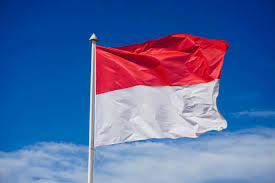
#> input picture indonesia 2.jpeg, 275 x 183 px, given in place of the camera
$ python 'assignment 2 task1.py'   (older library calls are emulated)
#> lines starting #> are read from the running program, lines starting #| are printed output that depends on the picture; after the words box and inside, x2 and y2 are one past the last pixel; in counts of white or black regions, pixels touching at a corner belong together
import cv2
import matplotlib.pyplot as plt
import numpy as np


# CAPTURING THE IMAGE

capture = cv2.VideoCapture(0)

ret, pic = capture.read() # frame will be a numpy array reperesenting pixel values
#> pic is the input picture: shape (183, 275, 3); mean B, G, R 161.7, 107.6, 84.8
if ret :
    cv2.imshow('Captured Image', pic) # func to show the captured image
    cv2.imwrite('captured_image.jpg', pic) # function to save the captured image
    print("Image captured and saved as captured_image.jpg")

    cv2.waitKey(0) # destroy the window after user presses any key
    cv2.destroyAllWindows()

capture.release() # frees up all windows that were used


# CONVERT THE IMAGE TO HSV COLOUR SPACE

hsv_image = cv2.cvtColor(pic, cv2.COLOR_BGR2HSV)
#> hsv_image: shape (183, 275, 3); mean H, S, V 115.5, 174.5, 178.8
hue, saturation, value = cv2.split(hsv_image)
fig, axs = plt.subplots(1, 3, figsize = (15, 5))
axs[0].imshow(hue, cmap = 'hsv')
axs[1].imshow(saturation, cmap = 'grey')
axs[2].imshow(value, cmap = 'grey')
axs[0].set_title('Hue')
axs[1].set_title('Saturation')
axs[2].set_title('Value')
axs[0].axis('off')
axs[1].axis('off')
axs[2].axis('off')
plt.show()


# CONVERT TO GRAYSCALE ->> HISTROGRAM EQUALISATION

gray_image = cv2.cvtColor(pic, cv2.COLOR_BGR2GRAY)
equalized_image = cv2.equalizeHist(gray_image)
pic_rgb = cv2.cvtColor(pic, cv2.COLOR_BGR2RGB)

fig, axs = plt.subplots(1, 2, figsize = (10, 5))
axs[0].imshow(equalized_image, cmap = 'gray')
axs[1].imshow(pic_rgb)
axs[0].set_title('Equalized Image')
axs[1].set_title('Original Image')
axs[0].axis('off')
axs[1].axis('off')
plt.show()


# BINARY INVERSION THRESHOLDING

ret, binary_image = cv2.threshold(gray_image, 127, 255, cv2.THRESH_BINARY)
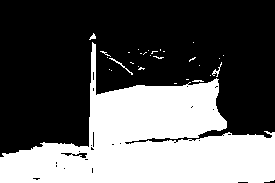
#> binary_image: shape (183, 275); 36.8% white; 30 white regions (26 under 20 px), largest, box (x1, y1, x2, y2) and area: (0, 42, 275, 183) 18272, (109, 58, 133, 75) 46, (212, 62, 222, 77) 39, (89, 33, 96, 40) 25
fig, axs = plt.subplots(1, 2, figsize = (10, 5))
axs[0].imshow(binary_image, cmap ='gray')
axs[1].imshow(pic_rgb)
axs[0].set_title('Binary Inversion Thresholding')
axs[1].set_title('Original Image')
axs[0].axis('off')
axs[1].axis('off')
plt.show()


# REDUCING THE IMAGE TO 4 GRAY INTENSITY LEVELS

posterized_image = (gray_image // 64) * 85 # pixel intensity : [0, 255]
fig, axs = plt.subplots(1, 2, figsize = (10, 5))
axs[0].imshow(posterized_image, cmap ='gray')
axs[1].imshow(pic_rgb)
axs[0].set_title('Posterized Image')
axs[1].set_title('Original Image')
axs[0].axis('off')
axs[1].axis('off')
plt.show()


# LAPLACIAN FUNC AND SCHARR FUNC

laplacian = cv2.Laplacian(pic_rgb, ddepth=cv2.CV_64F)
laplacian = cv2.convertScaleAbs(laplacian)

scharr_x = cv2.Scharr(pic_rgb, ddepth=cv2.CV_64F, dx=1, dy=0)
scharr_x = cv2.convertScaleAbs(scharr_x)
scharr_y = cv2.Scharr(pic_rgb, ddepth=cv2.CV_64F, dx=0, dy=1)
scharr_y = cv2.convertScaleAbs(scharr_y)
scharr_combined = cv2.addWeighted(scharr_x, 0.5, scharr_y, 0.5, 0)
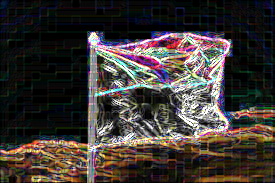
#> scharr_combined: shape (183, 275, 3); mean R, G, B 62.7, 56.7, 53.4

fig, axs = plt.subplots(1, 2, figsize = (10, 5))
axs[0].imshow(laplacian)
axs[1].imshow(scharr_combined)
axs[0].set_title('laplacian filter')
axs[1].set_title('scarr filter')
axs[0].axis('off')
axs[1].axis('off')
plt.show()

# REDUCING NOISE

noisy_image = pic_rgb.copy()
noisy_image_rgb = cv2.cvtColor(noisy_image, cv2.COLOR_BGR2RGB)
prob = 0.01 # Add salt-and-pepper noise
thresh = 1 - prob
for i in range(pic_rgb.shape[0]):
    for j in range(pic_rgb.shape[1]):
        rand = np.random.rand()
        if rand < prob:
            noisy_image_rgb[i][j] = 0
        elif rand > thresh:
            noisy_image_rgb[i][j] = 255
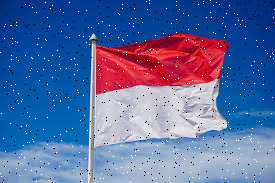
#> noisy_image_rgb: shape (183, 275, 3); 2.01% of pixels changed, all inside (x1, y1, x2, y2) = (0, 0, 275, 183)

denoised_image = cv2.medianBlur(pic, 3) # Apply median filter
denoised_image_rgb = cv2.cvtColor(denoised_image, cv2.COLOR_BGR2RGB)

fig, axs = plt.subplots(1, 3, figsize = (15, 5))
axs[0].imshow(pic_rgb)
axs[1].imshow(noisy_image_rgb, cmap = 'grey')
axs[2].imshow(denoised_image_rgb, cmap = 'grey')
axs[0].set_title('Original')
axs[1].set_title('Noisy Image')
axs[2].set_title('Denoised image')
axs[0].axis('off')
axs[1].axis('off')
axs[2].axis('off')
plt.show()
#> figure, not shown here; B, G, R data is drawn as R, G, B


# UNSHARP MASKING FOR SHARPENING

blurred = cv2.GaussianBlur(pic_rgb, (5, 5), 1.0)
mask = pic_rgb - blurred
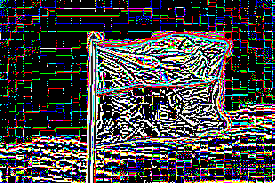
#> mask: shape (183, 275, 3); mean R, G, B 66.5, 66.4, 66.6
amount = 1
sharpened_image = cv2.addWeighted(pic_rgb, 1.0, mask, amount, 0)
fig, axs = plt.subplots(1, 2, figsize = (10, 5))
axs[0].imshow(sharpened_image)
axs[1].imshow(pic_rgb)
axs[0].set_title('Sharpened Image')
axs[1].set_title('Original Image')
axs[0].axis('off')
axs[1].axis('off')
plt.show()


# RGB TO LAB COLOUR SPACE

lab_image = cv2.cvtColor(pic, cv2.COLOR_BGR2Lab)
#> lab_image: shape (183, 275, 3); mean of channels 0, 1, 2 124.2, 142.7, 101
lightness, a_red2greenAxis, b_yellow2blueAxis = cv2.split(lab_image)
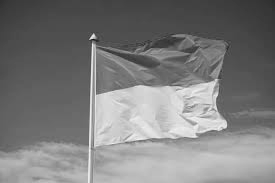
#> lightness: shape (183, 275); min 15, max 245, mean 124.2
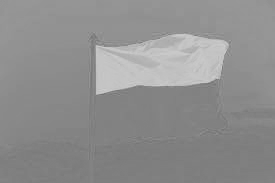
#> a_red2greenAxis: shape (183, 275); min 112, max 206, mean 142.7
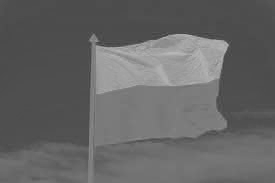
#> b_yellow2blueAxis: shape (183, 275); min 58, max 184, mean 101
fig, axs = plt.subplots(1, 3, figsize = (15, 5))
axs[0].imshow(lightness, cmap = 'gray')
axs[1].imshow(a_red2greenAxis, cmap = 'RdGy')
axs[2].imshow(b_yellow2blueAxis, cmap = 'bwr')
axs[0].set_title('Lightness')
axs[1].set_title('Red - Green Axis')
axs[2].set_title('Yellow - Blue Axis')
axs[0].axis('off')
axs[1].axis('off')
axs[2].axis('off')
plt.show()
